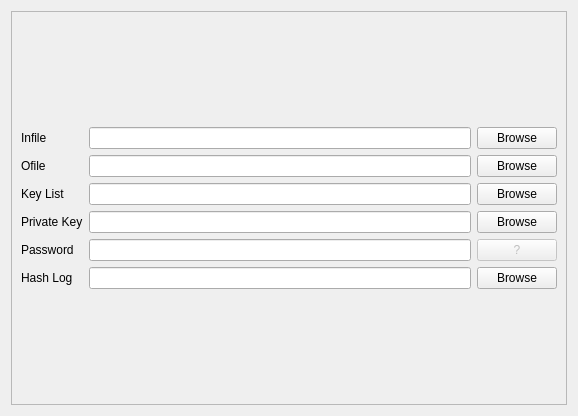
<?xml version="1.0" encoding="UTF-8"?>
<ui version="4.0">
 <class>tabdefaults_decrypt</class>
 <widget class="QWidget" name="tabdefaults_decrypt">
  <property name="geometry">
   <rect>
    <x>0</x>
    <y>0</y>
    <width>578</width>
    <height>416</height>
   </rect>
  </property>
  <property name="windowTitle">
   <string>Form</string>
  </property>
  <layout class="QGridLayout" name="gridLayout_2">
   <item row="0" column="0">
    <layout class="QGridLayout" name="gridLayout">
     <item row="0" column="0">
      <widget class="QScrollArea" name="scrollArea">
       <property name="widgetResizable">
        <bool>true</bool>
       </property>
       <widget class="QWidget" name="scrollAreaWidgetContents">
        <property name="geometry">
         <rect>
          <x>0</x>
          <y>0</y>
          <width>556</width>
          <height>394</height>
         </rect>
        </property>
        <layout class="QGridLayout" name="gridLayout_4">
         <item row="0" column="0">
          <layout class="QGridLayout" name="gridLayout_3">
           <item row="0" column="3">
            <widget class="QPushButton" name="browse_infile">
             <property name="text">
              <string>Browse</string>
             </property>
            </widget>
           </item>
           <item row="0" column="0">
            <widget class="QLabel" name="label">
             <property name="text">
              <string>Infile</string>
             </property>
            </widget>
           </item>
           <item row="0" column="2">
            <widget class="QLineEdit" name="infile"/>
           </item>
           <item row="2" column="2">
            <widget class="QLineEdit" name="key_list"/>
           </item>
           <item row="7" column="3">
            <widget class="QPushButton" name="browse_hash_log">
             <property name="text">
              <string>Browse</string>
             </property>
            </widget>
           </item>
           <item row="2" column="0">
            <widget class="QLabel" name="label_3">
             <property name="text">
              <string>Key List</string>
             </property>
            </widget>
           </item>
           <item row="2" column="3">
            <widget class="QPushButton" name="browse_key_list">
             <property name="text">
              <string>Browse</string>
             </property>
            </widget>
           </item>
           <item row="7" column="0">
            <widget class="QLabel" name="label_6">
             <property name="text">
              <string>Hash Log</string>
             </property>
            </widget>
           </item>
           <item row="7" column="2">
            <widget class="QLineEdit" name="hash_log"/>
           </item>
           <item row="1" column="3">
            <widget class="QPushButton" name="browse_ofile">
             <property name="text">
              <string>Browse</string>
             </property>
            </widget>
           </item>
           <item row="5" column="2">
            <widget class="QLineEdit" name="password"/>
           </item>
           <item row="3" column="3">
            <widget class="QPushButton" name="browse_private_key">
             <property name="text">
              <string>Browse</string>
             </property>
            </widget>
           </item>
           <item row="3" column="0">
            <widget class="QLabel" name="label_4">
             <property name="text">
              <string>Private Key</string>
             </property>
            </widget>
           </item>
           <item row="5" column="0">
            <widget class="QLabel" name="label_5">
             <property name="text">
              <string>Password</string>
             </property>
            </widget>
           </item>
           <item row="1" column="0">
            <widget class="QLabel" name="label_2">
             <property name="text">
              <string>Ofile</string>
             </property>
            </widget>
           </item>
           <item row="1" column="2">
            <widget class="QLineEdit" name="ofile"/>
           </item>
           <item row="3" column="2">
            <widget class="QLineEdit" name="private_key"/>
           </item>
           <item row="5" column="3">
            <widget class="QPushButton" name="password_actions">
             <property name="enabled">
              <bool>false</bool>
             </property>
             <property name="text">
              <string>?</string>
             </property>
            </widget>
           </item>
          </layout>
         </item>
        </layout>
       </widget>
      </widget>
     </item>
    </layout>
   </item>
  </layout>
 </widget>
 <resources/>
 <connections/>
</ui>
